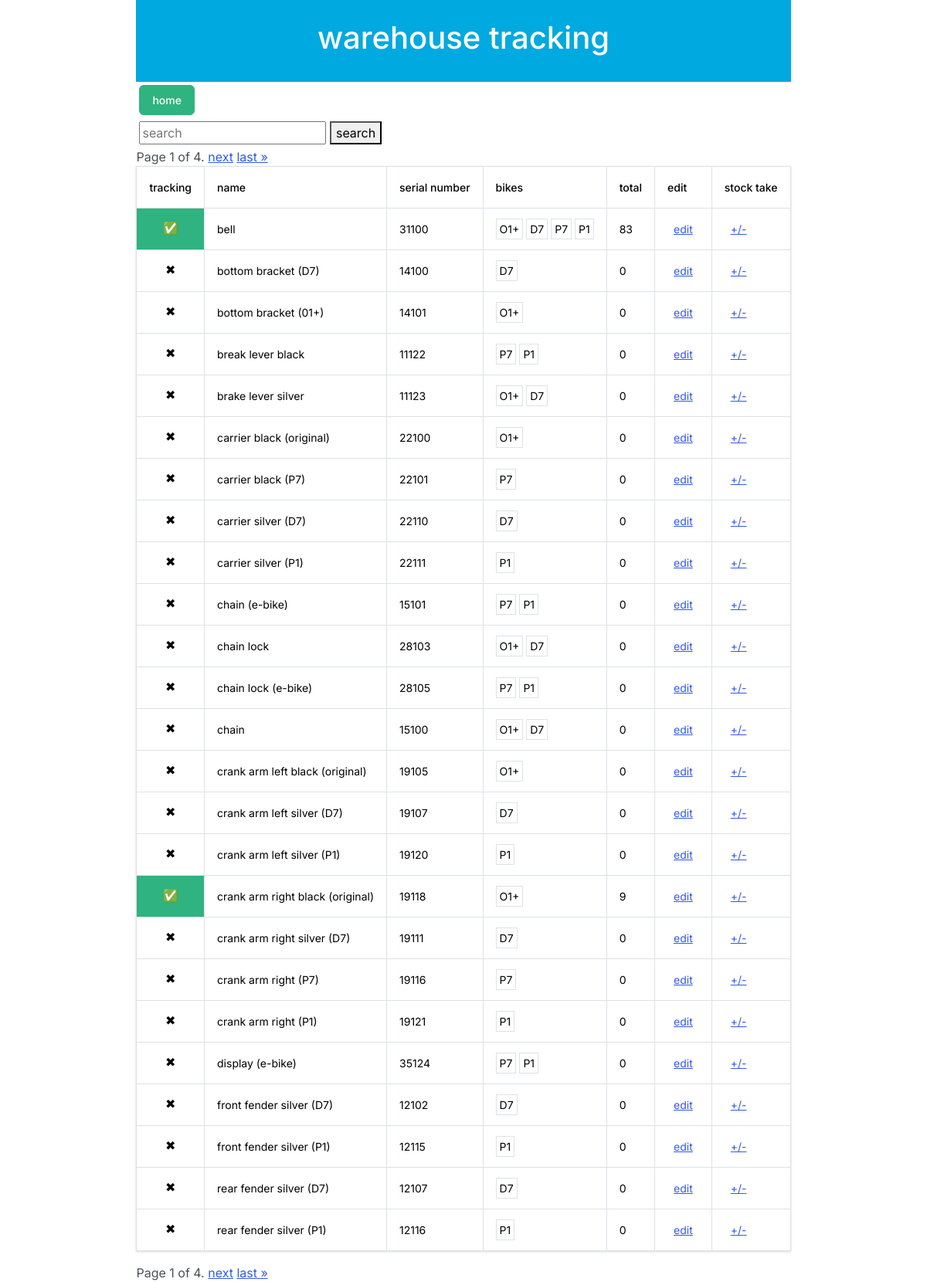
/list-parts, run on the app's committed database.
### parts/models.py (models this page shows)
class Part(models.Model):
    title = models.CharField(max_length=200)
    slug = models.CharField(max_length=100, blank=True)
    in_excelsis = models.CharField(max_length=100, blank=True)
    quantity = models.IntegerField(default=0)
    threshold = models.IntegerField(default=0)
    part_no = models.IntegerField(null=True, blank=True)
    part_group = models.CharField(max_length=50, blank=True)
    item_no = models.IntegerField(null=True, blank=True)
    group_no = models.IntegerField(null=True, blank=True)
    bike = models.ForeignKey(Bike, on_delete=models.CASCADE)
    bike_models = models.JSONField(default=list)
    starting_points = models.JSONField(default=dict,blank=True, null=True)
    trackable = models.BooleanField(default=False)
    tracking = models.BooleanField(default=False)

### parts/views.py (the view)
# urls.py: path('list-parts', views.listParts, name='list-parts'),
def listParts(request):
    search = request.GET.get('search')
    print(search)
    if search:
        parts = Part.objects.filter(trackable=True, slug__contains=search).order_by(Lower('title'))
    else:
        parts = Part.objects.filter(trackable=True).order_by(Lower('title'))
    paginator = Paginator(parts, 25)
    page_number = request.GET.get('page')
    page_obj = paginator.get_page(page_number)
    return render(request, 'list-parts.html', {'page_obj': page_obj})

### parts/templates/list-parts.html (shortened to what this page needs)
{% extends "base.html" %} {% block content %} {% load static %}
<div>
    <div class="m-1">
        <form method="GET" id="search-form">
            <input id="searchbar" type="text" placeholder="search" name="search" onchange="search()">
            <button>search</button>
        </form>
    </div>
    <div>
        <span class="current">
            Page {{ page_obj.number }} of {{ page_obj.paginator.num_pages }}.
        </span> {% if page_obj.has_next %}
        <a href="?page={{ page_obj.next_page_number }}">next</a>
        <a href="?page={{ page_obj.paginator.num_pages }}">last &raquo;</a> {% endif %}
    </div>
    <table class="table table-bordered">
        <tr scope="row">
            <th >
                tracking
            </th>
            <th>
                name
            </th>
            <th>
                serial number
            </th>
            <th>
                bikes
            </th>
            <th>
                 total
            </th>
            <th>
                edit
           </th>
           <th>
            stock take
            </th>
        </tr>
        {% for part in page_obj %}
        <tr scope="row" class="text-light bg-info">
            <tr scope="row">
                {% if part.tracking %}
            <td class="bg-success text-center h6 text-light">
                ✅
            </td>
            {% else %}
            <td class="text-center h6">
                ✖
            </td>
            {% endif %}
            <td >
                {{ part.slug }}
            </td>
            <td>
                {{ part.part_no }}
            </td>
            <td class="bike_models">
                {% for bike in part.bike_models %} <span class="border p-1">{{ bike }}</span> {% endfor %}
            </td>
            {% if part.quantity <= part.threshold and part.quantity != 0  %}
            <td class="bg-danger text-light">
            {% else %}
            <td>
            {% endif %}
                {{ part.quantity }}
            </td>
            <td>
            <span class="m-2">
                <a href="{% url 'parts:edit-part' part.id %}">edit</a>
            </span>
            </td>
            <td>
                <span class="m-2">
                    <a href="{% url 'parts:quantity' part.id %}">+/-</a>
                </span>
            </td>
        </tr>
        {% endfor %}
        </tr>
    </table>
    <div>
        <span class="current">
            Page {{ page_obj.number }} of {{ page_obj.paginator.num_pages }}.
        </span> {% if page_obj.has_next %}
        <a href="?page={{ page_obj.next_page_number }}">next</a>
        <a href="?page={{ page_obj.paginator.num_pages }}">last &raquo;</a> {% endif %}
    </div>
</div>
{% endblock %}

### parts/templates/base.html (shortened to what this page needs)
{% load static %}
<!DOCTYPE html>
<html lang="en">
<head>
    <link rel="stylesheet" href="https://bootswatch.com/5/zephyr/bootstrap.min.css">
    <link rel="stylesheet" href="{% static '/global.css' %}">
</head>
<body class="d-flex justify-content-center">
    <div class="flex-column">
    <div class="banner"><h1 class="text-white">warehouse tracking</h1></div>
    <a href="{% url 'parts:index'%}"><button class="btn btn-success m-1">home</button> </a>
    {% block content %}
    {%  endblock %}
    </div>
</body>
</html>

### parts/static/global.css (style rules this page uses)
.banner { background-color: #00a9e0; min-height: 100px ; text-align: center; padding: 25px; min-width: auto; }

### data on the page
Part: slug "bell", part_no "31100", bike_models "O1+" "D7" "P7" "P1", quantity "83"
Part: slug "bottom bracket (D7)", part_no "14100", bike_models "D7", quantity "0"
Part: slug "bottom bracket (01+)", part_no "14101", bike_models "O1+", quantity "0"
Part: slug "break lever black", part_no "11122", bike_models "P7" "P1", quantity "0"
Part: slug "brake lever silver", part_no "11123", bike_models "O1+" "D7", quantity "0"
Part: slug "carrier black (original)", part_no "22100", bike_models "O1+", quantity "0"
Part: slug "carrier black (P7)", part_no "22101", bike_models "P7", quantity "0"
Part: slug "carrier silver (D7)", part_no "22110", bike_models "D7", quantity "0"
Part: slug "carrier silver (P1)", part_no "22111", bike_models "P1", quantity "0"
Part: slug "chain (e-bike)", part_no "15101", bike_models "P7" "P1", quantity "0"
Part: slug "chain lock", part_no "28103", bike_models "O1+" "D7", quantity "0"
Part: slug "chain lock (e-bike)", part_no "28105", bike_models "P7" "P1", quantity "0"
Part: slug "chain", part_no "15100", bike_models "O1+" "D7", quantity "0"
Part: slug "crank arm left black (original)", part_no "19105", bike_models "O1+", quantity "0"
Part: slug "crank arm left silver (D7)", part_no "19107", bike_models "D7", quantity "0"
Part: slug "crank arm left silver (P1)", part_no "19120", bike_models "P1", quantity "0"
Part: slug "crank arm right black (original)", part_no "19118", bike_models "O1+", quantity "9"
Part: slug "crank arm right silver (D7)", part_no "19111", bike_models "D7", quantity "0"
Part: slug "crank arm right (P7)", part_no "19116", bike_models "P7", quantity "0"
Part: slug "crank arm right (P1)", part_no "19121", bike_models "P1", quantity "0"
Part: slug "display (e-bike)", part_no "35124", bike_models "P7" "P1", quantity "0"
Part: slug "front fender silver (D7)", part_no "12102", bike_models "D7", quantity "0"
Part: slug "front fender silver (P1)", part_no "12115", bike_models "P1", quantity "0"
Part: slug "rear fender silver (D7)", part_no "12107", bike_models "D7", quantity "0"
Part: slug "rear fender silver (P1)", part_no "12116", bike_models "P1", quantity "0"

### other printed values
{{ page_obj.number }} "1"
{{ page_obj.paginator.num_pages }} "4"
